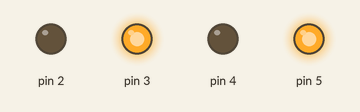
The sketch below on a simulated Arduino Uno, built with avr-gcc and run on an emulated ATmega328P. Parts: output pins drawn as LEDs (lit = HIGH).

Above: at 0.5 s.
At 3.5 s:
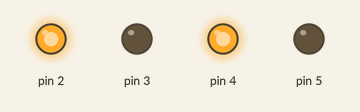
Timing chart, 0 to 4.6 s (numbered marks = the images above):
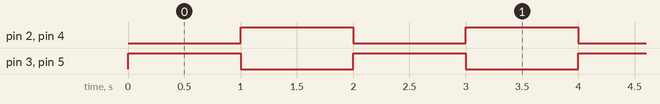

The sketch:

motor_control_class.ino
```cpp
// Motor Pins
// const int LEFT_FORWARD = 2;
// const int LEFT_BACKWARD = 3;
// const int RIGHT_FORWARD = 4;
// const int RIGHT_BACKWARD = 5;

// Robot Class Definition
class Robot {
  private:
    int LEFT_FORWARD;
    int LEFT_BACKWARD;
    int RIGHT_FORWARD;
    int RIGHT_BACKWARD;

  public:
    Robot(int leftForward, int leftBackward, int rightForward, int rightBackward) {
      this->LEFT_FORWARD = leftForward;
      this->LEFT_BACKWARD = leftBackward;
      this->RIGHT_FORWARD = rightForward;
      this->RIGHT_BACKWARD = rightBackward;

      pinMode(LEFT_FORWARD, OUTPUT);
      pinMode(LEFT_BACKWARD, OUTPUT);
      pinMode(RIGHT_FORWARD, OUTPUT);
      pinMode(RIGHT_BACKWARD, OUTPUT);
    }

    void halt() {
      digitalWrite(LEFT_FORWARD, LOW);
      digitalWrite(RIGHT_FORWARD, LOW);
      digitalWrite(LEFT_BACKWARD, LOW);
      digitalWrite(RIGHT_BACKWARD, LOW);
    }

    void forward(int milliseconds) {
      halt();
      digitalWrite(LEFT_FORWARD, HIGH);
      digitalWrite(RIGHT_FORWARD, HIGH);
      delay(milliseconds);
      halt();
    }

    void backward(int milliseconds) {
      halt();
      digitalWrite(LEFT_BACKWARD, HIGH);
      digitalWrite(RIGHT_BACKWARD, HIGH);
      delay(milliseconds);
      halt();
    }

    void forwardLeft(int milliseconds) {
      halt();
      digitalWrite(LEFT_FORWARD, HIGH);
      delay(milliseconds);
      halt();
    }

    void forwardRight(int milliseconds) {
      halt();
      digitalWrite(RIGHT_FORWARD, HIGH);
      delay(milliseconds);
      halt();
    }

    void backwardLeft(int milliseconds) {
      halt();
      digitalWrite(LEFT_BACKWARD, HIGH);
      delay(milliseconds);
      halt();
    }

    void backwardRight(int milliseconds) {
      halt();
      digitalWrite(RIGHT_BACKWARD, HIGH);
      delay(milliseconds);
      halt();
    }

    void spinLeft(int milliseconds) {
      halt();
      digitalWrite(LEFT_BACKWARD, HIGH);
      digitalWrite(RIGHT_FORWARD, HIGH);
      delay(milliseconds);
      halt();
    }

    void spinRight(int milliseconds) {
      halt();
      digitalWrite(LEFT_FORWARD, HIGH);
      digitalWrite(RIGHT_BACKWARD, HIGH);
      delay(milliseconds);
      halt();
    }
};

Robot robot = Robot(2, 3, 5, 4);

// Init
void setup() {
  Serial.begin(9600);
}

// Mainloop
void loop() {
  robot.spinLeft(1000);
  robot.spinRight(1000);
}
```

Measured:
- by itself, pin 2–5: alternates HIGH for 1.0 s and LOW for 1.0 s
- by itself, everything shown: repeats every 2.0 s, in 3 steps
